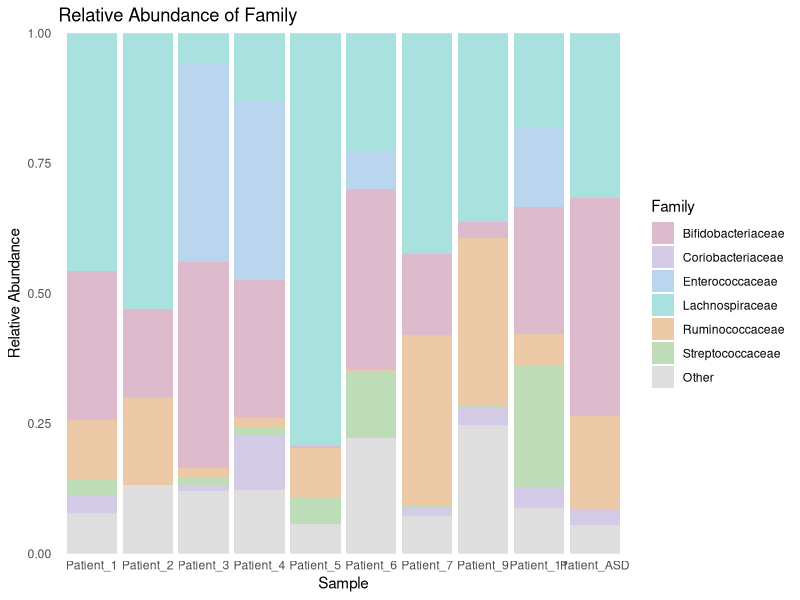
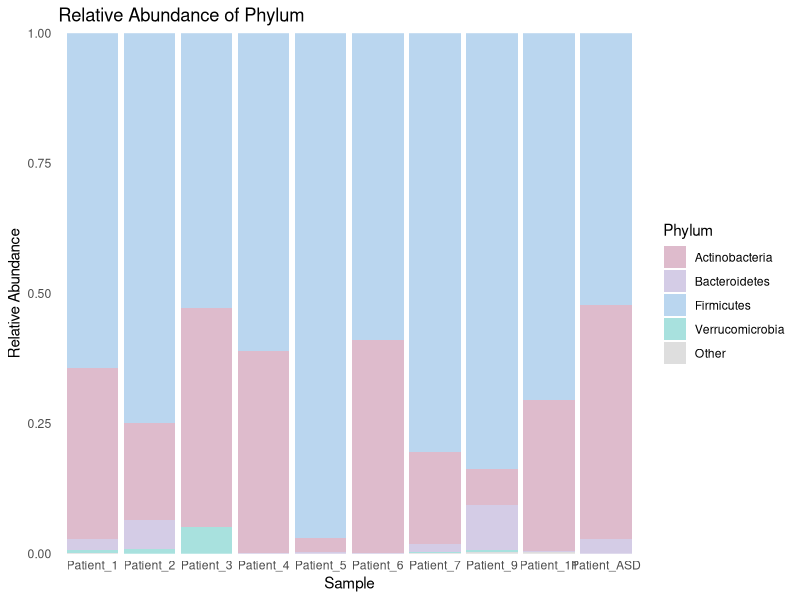

Generate these figures, in order, with R:
#### Microbiome Taxonomy Analysis

## Author: Shalvi Chirmade
## BINF*6999 Research Project Summer 2022

## Van Raay Lab at the University of Guelph

## Primary Advisor: Dr. Terry Van Raay
## Secondary Advisor: Dr. Lewis Lukens

## Description:
# Microbiome analysis of ten patient fecal samples for the identification of diet-derived metabolites and their effects on mental health.

# Please see the README file for the project proposal.

# +-+-+-+-+-+-+-+-+-+-+-+-+-+-+-+-+-+-+-+-+-+-+-+-+-+-+-+-+-+-+-+-+-+-+-+-+-+-+-

#### 1. Load Required Packages ----

# CRAN

#install.packages("forcats")
library(forcats)
#install.packages("tidyverse")
library(tidyverse)

# Bioconductor

#BiocManager::install(c("MicrobiotaProcess"))
#library(MicrobiotaProcess)


# GitHub



#### 2. Data Import and Cleaning ----

# Data has been pre-processed through command-line on Compute Canada using:
      # FastQC 0.11.9
      # Trimmomatic 0.39
      # fastq-join 1.3.1

# Taxonomic analysis has been carried out on command-line using Bowtie2 and MetaPhlAn 3

# The taxonomic profile files for each sequence has been combined into one file called merged_abundance_table.txt

# Import the merged taxa file.
dfData <- read.delim("merged_abundance_table.txt", header = F)
View(dfData)

# Row 1 contains the name of the database used for the taxonomy analysis - will be deleted.
dfData <- dfData[-1,]

# Now Row 1 contains the column names, will make those the names of the columns of the dataframe and delete the row.
colnames(dfData) <- dfData[1,]
colnames(dfData)
dfData <- dfData[-1,]

# Clean the column names to display only the patient number
colnames(dfData)[3:12] <- str_extract(colnames(dfData)[3:12], "Patient_[:alnum:]+")
colnames(dfData)
colnames(dfData)[3] <- str_extract(colnames(dfData)[3], "Patient_[:alpha:]+")
colnames(dfData)

# Store sample names in order.
samples <- sort(colnames(dfData)[3:12])
samples <- reorder(samples, c(1,9,2,3,4,5,6,7,8,10))

# Make rownames clean.
rownames(dfData) <- 1:(nrow(dfData))

# Create a new dataframe with the clade information separated into different columns.
dfTidy <- dfData
dfTidy <- dfTidy %>% 
  separate(clade_name, 
           into = c("Kingdom", "Phylum", "Class", "Order", "Family", "Genus", "Species"), 
           sep = "\\|", 
           extra = "merge")


# Clean all the rank names - i.e. remove "x__".
for (i in 1:7){
  dfTidy[,i] <- sapply(str_split(dfTidy[,i], "__"), "[", 2)
} 


# Remove genus name from species column.
dfTidy[,7] <- sapply(str_split(dfTidy[,7], "_", n = 2), "[", 2)


# The number of NAs in each taxonomic rank column
sapply(dfTidy[,1:7], function(x) sum(is.na(x)))
# Kingdom  Phylum   Class   Order  Family   Genus  Species 
# 0        3        10      24     44       81     154 


# Remove variables that are not required downstream.
rm(i)


# Export dfTidy as a .tsv file for cleaner raw data. Code commented out as it does not need to be redone.
# write_tsv(dfTidy, file = "Tidy_Merged_Abundance_Table.tsv", col_names = T)



#### 3. Relative Abundance Visualization ----

## Create stacked bar chart by using ggplot and the Family taxa. First create a manipulated dataframe containing only the Family information. Due to the way our abundance table was created, we have to select the rows where the data is describing the abundance for the whole Family; the entries with Genus and Species specific s is encompassed in these Family abundance rows.
dfFamily <- dfTidy[,5:18]

# Remove rows with NAs in Family
dfFamily <- dfFamily[complete.cases(dfFamily$Family),]

# Keep rows with NAs in both Genus and Species - we only want these rows as the abundance information encompasses the whole Family.
dfFamily <- dfFamily[!complete.cases(dfFamily$Genus),]
dfFamily <- dfFamily[,c(1, 5:14)]

# Convert abundance information from character to numerical values.
dfFamily[, 2:11] <- lapply(dfFamily[, 2:11], function(x) as.numeric(as.character(x)))
sapply(dfFamily, class)

# Sum the abundance for each sample.
lapply(dfFamily[, 2:11], sum)


# Make the columns into rows - result checked to make sure the transformation was accurate.
dfFamily <- pivot_longer(dfFamily, cols = 2:11, names_to = "Sample")
colnames(dfFamily)[3] <- "Abundance"
dfFamily <- dfFamily %>%
  filter(Abundance != 0)


# Ideas of cleaning by Riffomonas Project https://www.youtube.com/watch?v=w4X3o6MQjVA

# Show a summary fo the relative abundance of the Family taxa.
dfFamily %>%
  group_by(Family) %>%
  summarise(max = max(Abundance)) %>%
  arrange(desc(max))

# Create an "Other" category based on a threshold of abundance 5%
dfFamily_pool <- dfFamily %>%
  group_by(Family) %>%
  summarise(pool = max(Abundance) < 10, 
            mean = mean(Abundance),
            .groups = "drop")

dfFamily_Others <- inner_join(dfFamily, dfFamily_pool, by = "Family") %>%
  mutate(Family = if_else(pool, "Other", Family)) %>%
  group_by(Sample, Family) %>%
  summarise(Abundance = sum(Abundance), 
            mean = min(mean),
            .groups = "drop") %>%
  mutate(Family = factor(Family),
         Family = fct_reorder(Family, mean, .desc = T))
  

# Create stacked barplot using this new dataframe.
colors <- RColorBrewer::brewer.pal(9,"Set3")
colors <- c("#debbcc", "#d4cce6", "#bad6ef", "#a8e1de", "#ebc9a7", "#bedcb8", "#dedede")

ggplot(dfFamily_Others, aes(x = Sample, y = Abundance, fill = Family)) +
  geom_bar(position = "fill", stat = "identity") +
  scale_fill_manual(values = colors, 
                    breaks = c("Bifidobacteriaceae",
                               "Coriobacteriaceae",
                               "Enterococcaceae",
                               "Lachnospiraceae",
                               "Ruminococcaceae",
                               "Streptococcaceae",
                               "Other")) +
  scale_x_discrete(limits = levels(samples)) +
  scale_y_continuous(expand = c(0, 0)) +
  theme_minimal() +
  theme(panel.grid.major = element_blank(), panel.grid.minor = element_blank()) +
  ggtitle("Relative Abundance of Family") +
  ylab("Relative Abundance")

# Remove variables no longer required.
rm(dfFamily, dfFamily_Others, dfFamily_pool)


## Carry out same analysis using Phylum level.
dfPhylum <- dfTidy[,2:18]

# Remove rows with NAs in Family
dfPhylum <- dfPhylum[complete.cases(dfPhylum$Phylum),]

# Keep rows with NAs in Class - we only want these rows as the abundance information encompasses the whole Family.
dfPhylum <- dfPhylum[!complete.cases(dfPhylum$Class),]
dfPhylum <- dfPhylum[,c(1, 8:17)]

# Convert abundance information from character to numerical values.
dfPhylum[, 2:11] <- lapply(dfPhylum[, 2:11], function(x) as.numeric(as.character(x)))
sapply(dfPhylum, class)

# Sum the abundance for each sample.
lapply(dfPhylum[, 2:11], sum)


# Make the columns into rows - result checked to make sure the transformation was accurate.
dfPhylum <- pivot_longer(dfPhylum, cols = 2:11, names_to = "Sample")
colnames(dfPhylum)[3] <- "Abundance"
dfPhylum <- dfPhylum %>%
  filter(Abundance != 0)


# Show a summary fo the relative abundance of the Phylum taxa.
dfPhylum %>%
  group_by(Phylum) %>%
  summarise(max = max(Abundance)) %>%
  arrange(desc(max))

# Create an "Other" category based on a threshold of abundance 5%
dfPhylum_pool <- dfPhylum %>%
  group_by(Phylum) %>%
  summarise(pool = max(Abundance) < 5, 
            mean = mean(Abundance),
            .groups = "drop")

dfPhylum_Others <- inner_join(dfPhylum, dfPhylum_pool, by = "Phylum") %>%
  mutate(Phylum = if_else(pool, "Other", Phylum)) %>%
  group_by(Sample, Phylum) %>%
  summarise(Abundance = sum(Abundance),
            mean = min(mean),
            .groups = "drop") %>%
  mutate(Phylum = factor(Phylum),
         Phylum = fct_reorder(Phylum, mean, .desc = T))


# Create stacked barplot using this new dataframe.
colors <- RColorBrewer::brewer.pal(5,"Set3")
colors <- c("#debbcc", "#d4cce6", "#bad6ef", "#a8e1de", "#dedede")

ggplot(dfPhylum_Others, aes(x = Sample, y = Abundance, fill = Phylum)) +
  geom_bar(position = "fill", stat = "identity") +
  scale_fill_manual(values = colors,
                    breaks = c("Actinobacteria",
                               "Bacteroidetes",
                               "Firmicutes",
                               "Verrucomicrobia",
                               "Other")) +
  scale_x_discrete(limits = levels(samples)) +
  scale_y_continuous(expand = c(0, 0)) +
  theme_minimal() +
  theme(panel.grid.major = element_blank(), panel.grid.minor = element_blank()) +
  ggtitle("Relative Abundance of Phylum") +
  ylab("Relative Abundance")

# Remove variables no longer required.
rm(dfPhylum, dfPhylum_Others, dfPhylum_pool)

#TODO can manipulate ggplot to have the top two taxa on either side of the stacked bar --> anchor for the top two, one at the top, and one at the bottom


#### 4. PCA ----






